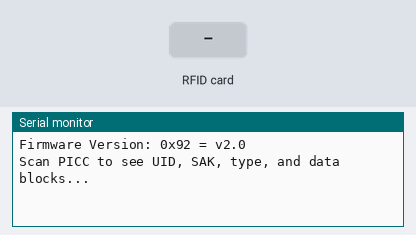
Bench run of a sketch on a simulated ESP8266 (NodeMCU). Parts: the last lines printed to the serial monitor. Inputs (shaded band) come from the test bench. WiFi joins after 1.5 s; servers stay silent unless stated.

Above: at 3.0 s.
3.1 s: RFID card 12 34 56 78 held to the reader
At 4.3 s:
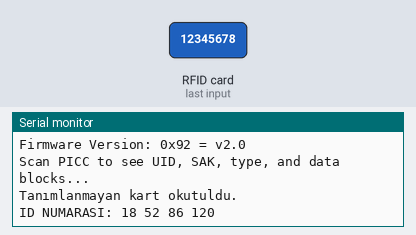
4.6 s: RFID card 5E 7A 19 C4 held to the reader
At 5.8 s:
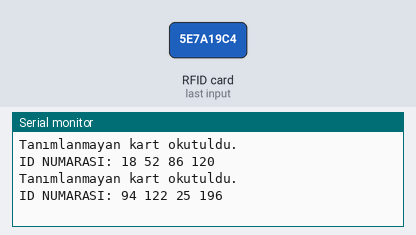

Measured:
- after the input at 3.1 s, the serial monitor: prints a new line at once (image 1)
- after the input at 4.6 s, the serial monitor: prints a new line at once (image 2)

The sketch:

RFID-Blynk.ino
```cpp
#define BLYNK_PRINT Serial

#include <Blynk.h>
#include <BlynkSimpleEsp8266.h>
#include <ESP8266WiFi.h>
#include <SPI.h>
#include <MFRC522.h>

#define RST_PIN  D3
#define SS_PIN  D8

MFRC522 rfid(SS_PIN, RST_PIN);
byte ID[4] = {0, 0, 0, 0};

const char auth[] = "wbFUTcuzHTzXfQA8FxLIXBXFF8lhZc46";

// Network settings
const char ssid[] = "Hatice";
const char pass[] = "12345678";


void setup()
{
  Serial.begin(9600);
  SPI.begin();
  rfid.PCD_Init();
  rfid.PCD_DumpVersionToSerial();  // Show details of PCD - MFRC522 Card Reader details
  Serial.println(F("Scan PICC to see UID, SAK, type, and data blocks..."));

  Blynk.begin(auth, ssid, pass);
}

void loop()
{
Blynk.run();
delay(10);
 //  Serial.println("Tanımlanmış kart okundu.");
  if (! rfid.PICC_IsNewCardPresent())
    return ;
  if (!rfid.PICC_ReadCardSerial())
    return;
  if (rfid.uid.uidByte[0] == ID[0] &&     //Okunan kart ID'si ile ID değişkenini karşılaştırıyoruz.
      rfid.uid.uidByte[1] == ID[1] &&
      rfid.uid.uidByte[2] == ID[2] &&
      rfid.uid.uidByte[3] == ID[3] ) {
    Serial.println("Tanımlanmış kart okundu.");
    ekranaYazdir();

  } else {
    Serial.println("Tanımlanmayan kart okutuldu.");
    ekranaYazdir();

  }
  rfid.PICC_HaltA();
  delay(50);
}

int n = 0;
void ekranaYazdir(){
  Serial.print("ID NUMARASI: ");
  String id = "";
  for (int sayac = 0; sayac < 4 ; sayac++) {
    Serial.print(rfid.uid.uidByte[sayac]);
    Serial.print(" ");
    id = id+String(rfid.uid.uidByte[sayac])+"-";
  }
  Blynk.virtualWrite(V1, "add", n, "ID", id);
  n++;
  Serial.println("");
}
```
